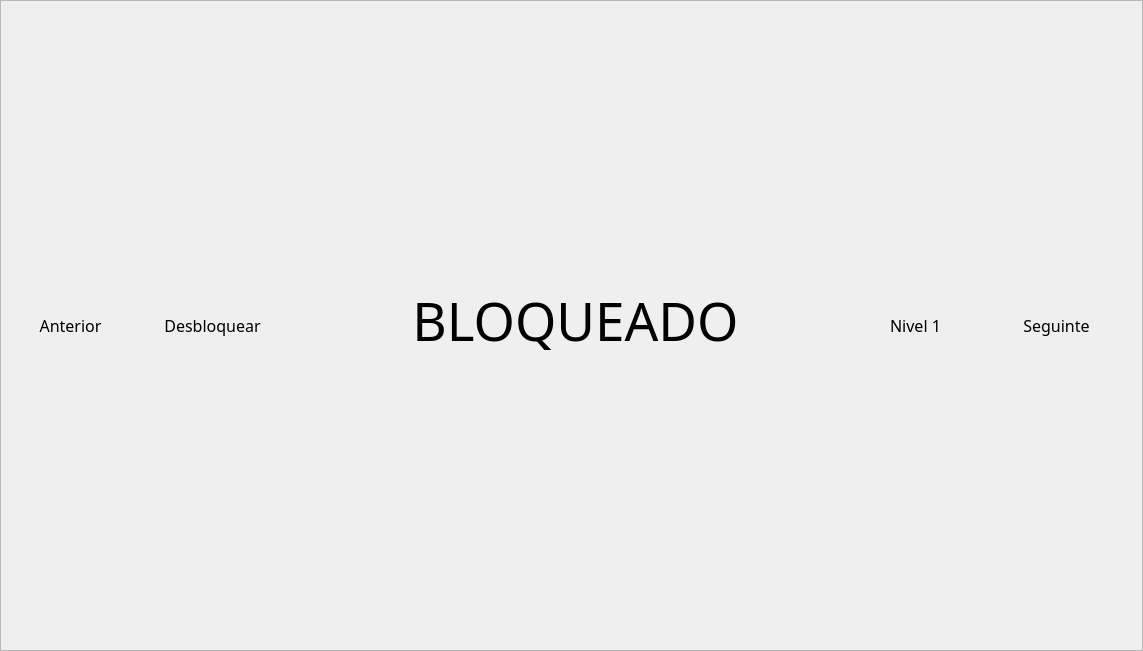
<?xml version="1.0" encoding="UTF-8"?>
<ui version="4.0">
 <class>Frame</class>
 <widget class="QFrame" name="Frame">
  <property name="geometry">
   <rect>
    <x>0</x>
    <y>0</y>
    <width>1143</width>
    <height>651</height>
   </rect>
  </property>
  <property name="windowTitle">
   <string>Frame</string>
  </property>
  <property name="frameShape">
   <enum>QFrame::StyledPanel</enum>
  </property>
  <property name="frameShadow">
   <enum>QFrame::Raised</enum>
  </property>
  <widget class="QPushButton" name="bt_left">
   <property name="geometry">
    <rect>
     <x>0</x>
     <y>0</y>
     <width>141</width>
     <height>651</height>
    </rect>
   </property>
   <property name="font">
    <font>
     <family>Yu Gothic UI Semilight</family>
     <pointsize>12</pointsize>
    </font>
   </property>
   <property name="styleSheet">
    <string notr="true"/>
   </property>
   <property name="text">
    <string>Anterior</string>
   </property>
   <property name="iconSize">
    <size>
     <width>26</width>
     <height>16</height>
    </size>
   </property>
   <property name="default">
    <bool>false</bool>
   </property>
   <property name="flat">
    <bool>true</bool>
   </property>
  </widget>
  <widget class="QPushButton" name="bt_right">
   <property name="geometry">
    <rect>
     <x>986</x>
     <y>0</y>
     <width>141</width>
     <height>651</height>
    </rect>
   </property>
   <property name="font">
    <font>
     <family>Yu Gothic UI Semilight</family>
     <pointsize>12</pointsize>
    </font>
   </property>
   <property name="styleSheet">
    <string notr="true"/>
   </property>
   <property name="text">
    <string>Seguinte</string>
   </property>
   <property name="iconSize">
    <size>
     <width>26</width>
     <height>16</height>
    </size>
   </property>
   <property name="default">
    <bool>false</bool>
   </property>
   <property name="flat">
    <bool>true</bool>
   </property>
  </widget>
  <widget class="QPushButton" name="bt_unlock">
   <property name="geometry">
    <rect>
     <x>142</x>
     <y>0</y>
     <width>141</width>
     <height>651</height>
    </rect>
   </property>
   <property name="font">
    <font>
     <family>Yu Gothic UI Semilight</family>
     <pointsize>12</pointsize>
    </font>
   </property>
   <property name="text">
    <string>Desbloquear</string>
   </property>
   <property name="flat">
    <bool>true</bool>
   </property>
  </widget>
  <widget class="QLabel" name="label">
   <property name="geometry">
    <rect>
     <x>280</x>
     <y>270</y>
     <width>591</width>
     <height>101</height>
    </rect>
   </property>
   <property name="font">
    <font>
     <family>Yu Gothic UI Semilight</family>
     <pointsize>40</pointsize>
    </font>
   </property>
   <property name="text">
    <string>BLOQUEADO</string>
   </property>
   <property name="alignment">
    <set>Qt::AlignCenter</set>
   </property>
  </widget>
  <widget class="QPushButton" name="bt_right_2">
   <property name="geometry">
    <rect>
     <x>845</x>
     <y>0</y>
     <width>141</width>
     <height>651</height>
    </rect>
   </property>
   <property name="font">
    <font>
     <family>Yu Gothic UI Semilight</family>
     <pointsize>12</pointsize>
    </font>
   </property>
   <property name="styleSheet">
    <string notr="true"/>
   </property>
   <property name="text">
    <string>Nivel 1</string>
   </property>
   <property name="iconSize">
    <size>
     <width>26</width>
     <height>16</height>
    </size>
   </property>
   <property name="default">
    <bool>false</bool>
   </property>
   <property name="flat">
    <bool>true</bool>
   </property>
  </widget>
 </widget>
 <resources/>
 <connections/>
</ui>
